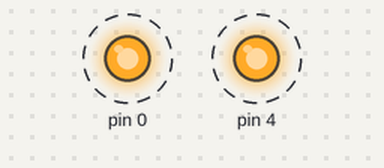
Simulated run of this sketch. Board: Arduino Uno, built with avr-gcc and run on an emulated ATmega328P. On the bench: output pins drawn as LEDs (lit = HIGH). Dashed ring = blinking.

Above: at 0.2 s.
Timing chart, 0 to 3.0 s (numbered marks = the images above):
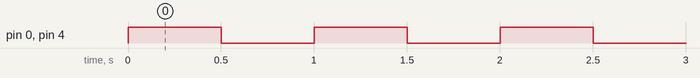

Measured:
- by itself, pin 0, pin 4: alternates HIGH for 0.50 s and LOW for 0.50 s

The sketch:

BlinkTest_ESP8266.ino
```cpp
void setup() {
  pinMode(0, OUTPUT);
  pinMode(4, OUTPUT);
}

void loop() {
  digitalWrite(0, HIGH);
  digitalWrite(4, HIGH);
  delay(500);
  digitalWrite(0, LOW);
  digitalWrite(4, LOW);
  delay(500);
}
```
